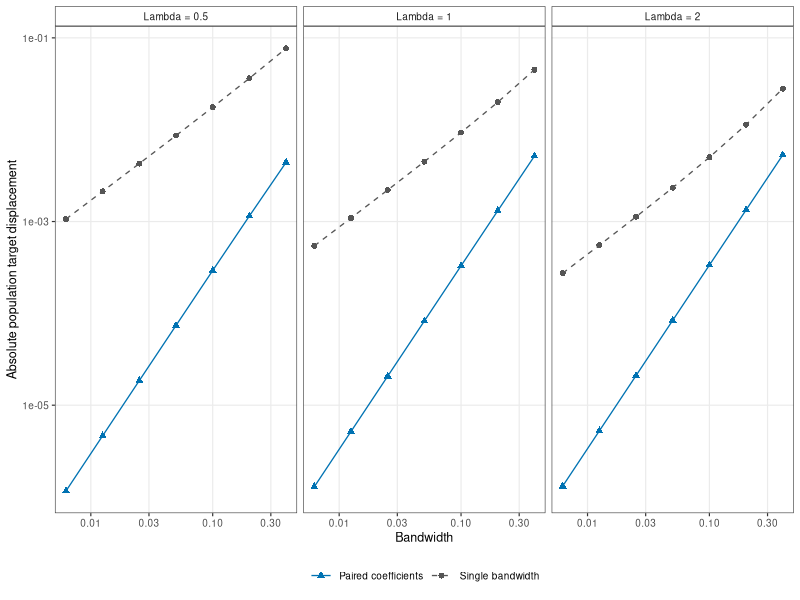

The R script that drew this image:
library(ggplot2)
library(statmod)
output <- "results/tables/joint_profile_manuscript_20261026"
dir.create(output, recursive = TRUE, showWarnings = FALSE)
inverse_kernel <- function(u) 2 * sin(asin(2 * u - 1) / 3)
u <- seq(0, 1, length.out = 1001L)
q <- inverse_kernel(u)
if (max(abs(0.5 + .75 * (q - q^3 / 3) - u)) > 1e-12) stop("The inverse kernel identity failed.")
population_score <- function(beta, tau, lambda, bandwidth) {
  tau - integrate(function(u) pnorm(beta + (tau - 1 + u) / lambda + bandwidth * inverse_kernel(u)),
                    0, 1, subdivisions = 1000L, rel.tol = 1e-12, abs.tol = 1e-12)$value
}
population_root <- function(tau, lambda, bandwidth) {
  uniroot(function(beta) population_score(beta, tau, lambda, bandwidth), c(-8, 8), tol = 1e-12)$root
}
quadrature <- statmod::gauss.quad(512L, kind = "legendre")
nodes <- (quadrature$nodes + 1) / 2
weights <- quadrature$weights / 2
records <- list()
for (tau in c(.25, .5, .75)) {
  for (lambda in c(.5, 1, 2)) {
    target <- population_root(tau, lambda, 0)
    for (h in .4 * 2^(-(0:6))) {
      full <- population_root(tau, lambda, h)
      half <- population_root(tau, lambda, h / 2)
      paired <- 2 * half - full
      checked <- tau - sum(weights * pnorm(full + (tau - 1 + nodes) / lambda + h * inverse_kernel(nodes)))
      if (abs(checked) > 1e-8 || abs(population_score(full, tau, lambda, h)) > 1e-10) stop("The independent population integral check failed.")
      records[[length(records) + 1L]] <- data.frame(tau = tau, lambda = lambda, h = h,
                                                   target = target, single = full, paired = paired,
                                                   single_error = abs(full - target), paired_error = abs(paired - target),
                                                   quadrature_residual = abs(checked))
    }
  }
}
data <- do.call(rbind, records)
write.csv(data, file.path(output, "population_roots.csv"), row.names = FALSE)
lower <- data[data$tau == .25, ]
plot_data <- rbind(data.frame(lower[c("lambda", "h")], error = lower$single_error, method = "Single bandwidth"),
                    data.frame(lower[c("lambda", "h")], error = lower$paired_error, method = "Paired coefficients"))
if (any(plot_data$error <= 0)) stop("The logarithmic population plot requires positive errors.")
plot_data$penalty <- factor(paste0("Lambda = ", plot_data$lambda), levels = paste0("Lambda = ", c(.5, 1, 2)))
plot <- ggplot(plot_data, aes(h, error, colour = method, shape = method, linetype = method)) +
  geom_line(linewidth = .45) + geom_point(size = 1.7) +
  scale_x_log10() + scale_y_log10() + facet_wrap(~ penalty, nrow = 1) +
  scale_colour_manual(values = c("Paired coefficients" = "#0072B2", "Single bandwidth" = "#555555")) +
  scale_shape_manual(values = c("Paired coefficients" = 17, "Single bandwidth" = 16)) +
  scale_linetype_manual(values = c("Paired coefficients" = "solid", "Single bandwidth" = "dashed")) +
  labs(x = "Bandwidth", y = "Absolute population target displacement", colour = NULL, shape = NULL, linetype = NULL) +
  theme_bw(base_size = 9) + theme(legend.position = "bottom", panel.grid.minor = element_blank(),
                                 strip.background = element_rect(fill = "white"))
dir.create("manuscript/generated/figures", recursive = TRUE, showWarnings = FALSE)
ggsave("manuscript/generated/figures/fig_joint_smoothing.pdf", plot, width = 6.6, height = 2.7,
         units = "in", device = grDevices::cairo_pdf)
slopes <- do.call(rbind, lapply(split(lower, lower$lambda), function(group) {
  group <- group[order(group$h), ]
  data.frame(lambda = group$lambda[1L], single_order = log(group$single_error[2L] / group$single_error[1L]) / log(2),
               paired_order = log(group$paired_error[2L] / group$paired_error[1L]) / log(2))
}))
write.csv(slopes, file.path(output, "population_orders.csv"), row.names = FALSE)
print(slopes)
